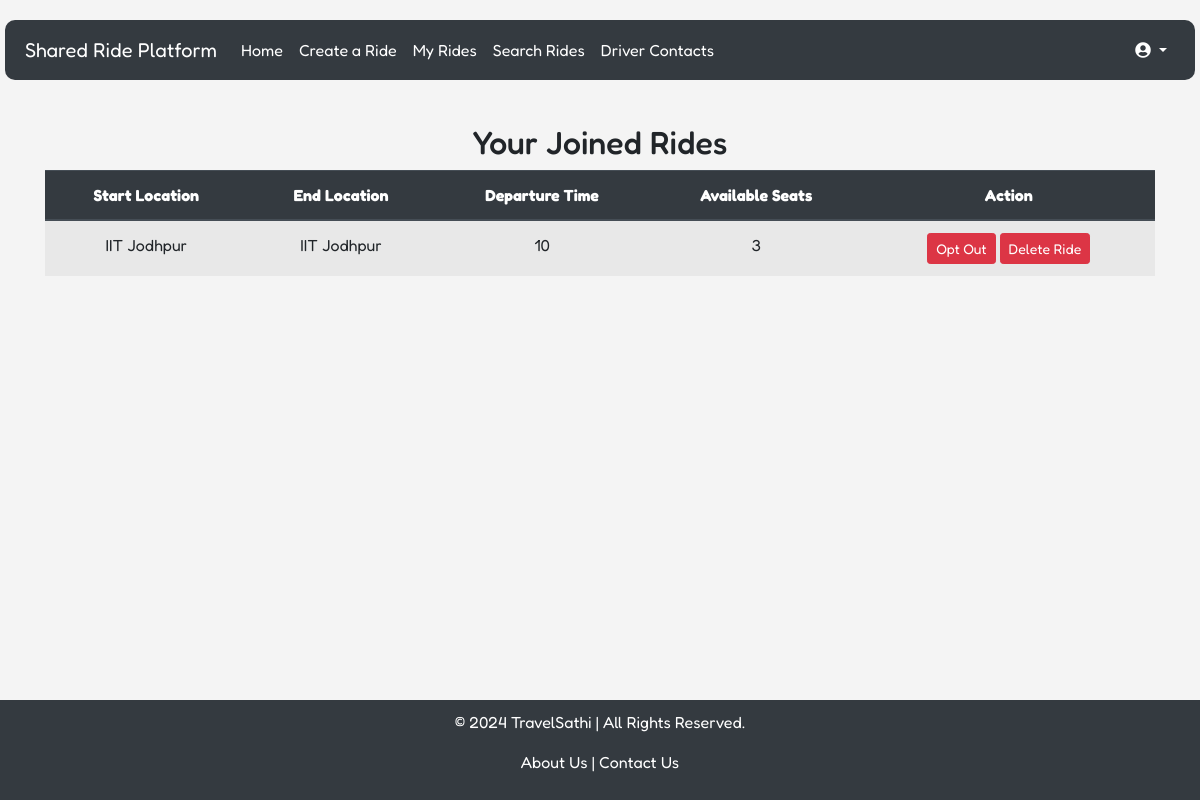
Screenshot of /joined_rides (signed in) with the database file from the repository.
### models.py (models this page shows)
class Ride(db.Model):
    id = db.Column(db.Integer, primary_key=True)
    start_location = db.Column(db.String(255), nullable=False)
    end_location = db.Column(db.String(255), nullable=False)
    meetup_point = db.Column(db.String(255), nullable=False)
    departure_time = db.Column(db.String(20), nullable=False)
    available_seats = db.Column(db.Integer, nullable=False)
    cost_per_head = db.Column(db.Float, nullable=False)
    gender_preference = db.Column(db.String(10), nullable=False)
    author_id = db.Column(db.Integer, db.ForeignKey('user.id'), nullable=False)  # Ensure 'user.id' matches the User model

### routes.py (the view)
@app.route('/joined_rides')
@login_required
def joined_rides():
    joined_rides = current_user.rides_joined
    created_rides = current_user.ride_posts
    if not joined_rides and not created_rides:
        return render_template('joined_rides.html', joined_rides=[], created_rides=[], show_buttons=True, location_labels=location_labels)
    return render_template('joined_rides.html', joined_rides=joined_rides, created_rides=created_rides, show_buttons=False, location_labels=location_labels)

### app.py (called while the page is built)
@app.before_request
def create_tables():
    from models import User, Ride  # Import here to avoid circular import
    db.create_all()  # Create tables when the app first runs

### routes.py (called while the page is built)
@login_manager.user_loader
def load_user(user_id):
    return User.query.get(int(user_id))

@app.context_processor
def inject_now():
    return {'current_year': datetime.utcnow().year}

### templates/joined_rides.html (shortened to what this page needs)
{% extends 'base.html' %}
{% block body %}
<div class="container mt-4">
    <h2>Your Joined Rides</h2>
    {% if joined_rides %}
        <table class="table table-striped">
            <thead class="thead-dark">
                <tr>
                    <th>Start Location</th>
                    <th>End Location</th>
                    <th>Departure Time</th>
                    <th>Available Seats</th>
                    <th>Action</th>
                </tr>
            </thead>
            <tbody>
                {% for ride in joined_rides %}
                <tr>
                    <td>{{ location_labels[ride.start_location] }}</td>
                    <td>{{ location_labels[ride.end_location] }}</td>
                    <td>{{ ride.departure_time }}</td>
                    <td>{{ ride.available_seats }}</td>
                    <td>
                        <form action="{{ url_for('opt_out', ride_id=ride.id) }}" method="POST" style="display:inline;">
                            <button type="submit" class="btn btn-danger btn-sm">Opt Out</button>
                        </form>
                        <form action="{{ url_for('delete_ride', ride_id=ride.id) }}" method="POST" style="display:inline;">
                            <button type="submit" class="btn btn-danger btn-sm">Delete Ride</button>
                        </form>
                    </td>
                </tr>
                {% endfor %}
            </tbody>
        </table>
    {% else %}
        <div class="alert alert-info">You have not joined any rides.</div>
    {% endif %}
</div>
{% endblock %}

### templates/base.html (style rules this page uses)
body { font-family: 'Fredoka', cursive; background-color: #f4f4f4; text-align: center; min-height: 100vh; display: flex; flex-direction: column; }

### rows the page displays
Ride: start_location "IIT Jodhpur", end_location "IIT Jodhpur", departure_time "10", available_seats "3"
